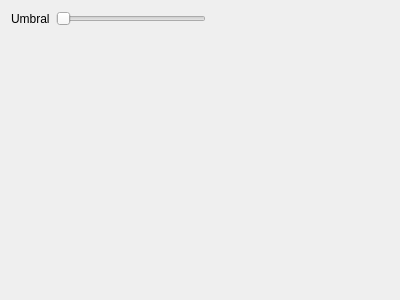
<?xml version="1.0" encoding="UTF-8"?>
<ui version="4.0">
 <class>BNSubWidget</class>
 <widget class="QWidget" name="BNSubWidget">
  <property name="geometry">
   <rect>
    <x>0</x>
    <y>0</y>
    <width>400</width>
    <height>300</height>
   </rect>
  </property>
  <property name="windowTitle">
   <string>Form</string>
  </property>
  <layout class="QVBoxLayout" name="verticalLayout">
   <item>
    <layout class="QFormLayout" name="formLayout">
     <item row="0" column="0">
      <widget class="QLabel" name="label">
       <property name="text">
        <string>Umbral</string>
       </property>
      </widget>
     </item>
     <item row="0" column="1">
      <widget class="QSlider" name="hsThreshold">
       <property name="maximumSize">
        <size>
         <width>150</width>
         <height>16777215</height>
        </size>
       </property>
       <property name="minimum">
        <number>1</number>
       </property>
       <property name="maximum">
        <number>100</number>
       </property>
       <property name="orientation">
        <enum>Qt::Horizontal</enum>
       </property>
      </widget>
     </item>
    </layout>
   </item>
  </layout>
 </widget>
 <resources/>
 <connections/>
</ui>
